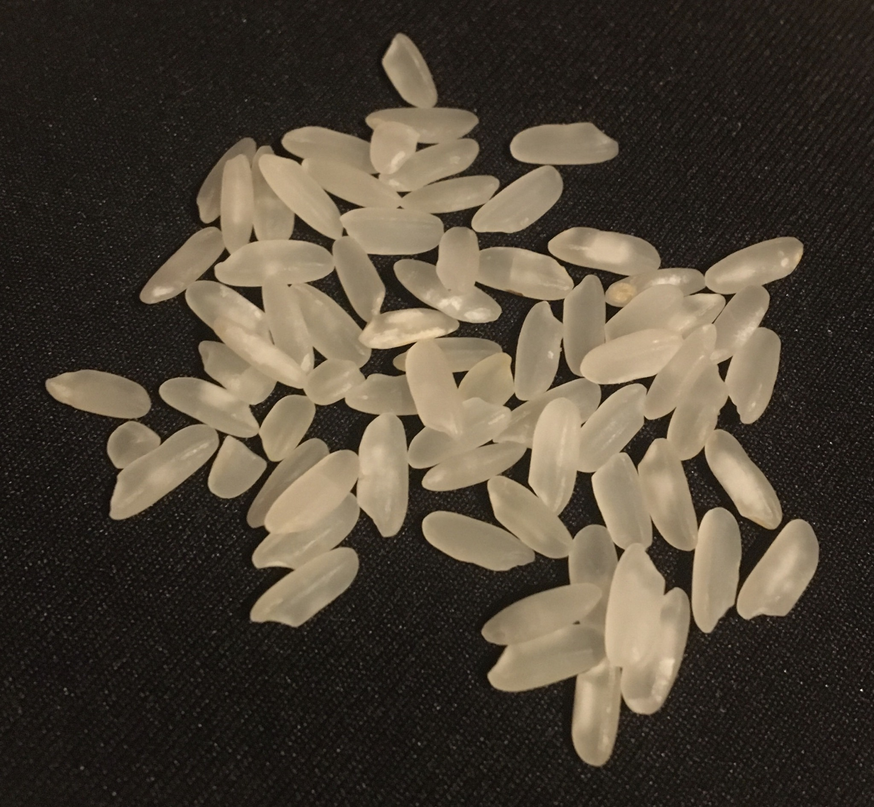
#> input picture Odev3/pirinc2.png, 874 x 807 px, shrunk from 2048 x 1891 before the run, found by its file name
$ python Odev3.py
#> lines starting #> are read from the running program, lines starting #| are printed output that depends on the picture; after the words box and inside, x2 and y2 are one past the last pixel; in counts of white or black regions, pixels touching at a corner belong together
import cv2
import numpy as np
#Alaattin Çağrı Bahar 02215076053

# Görüntüyü oku
image = cv2.imread('C:/Users/alaat/OneDrive/Belgeler/pirinc2.png')
#> image is the input picture: shape (807, 874, 3); mean B, G, R 55.3, 68.3, 77.7

# Gri seviyeye dönüştür
gray = cv2.cvtColor(image, cv2.COLOR_BGR2GRAY)
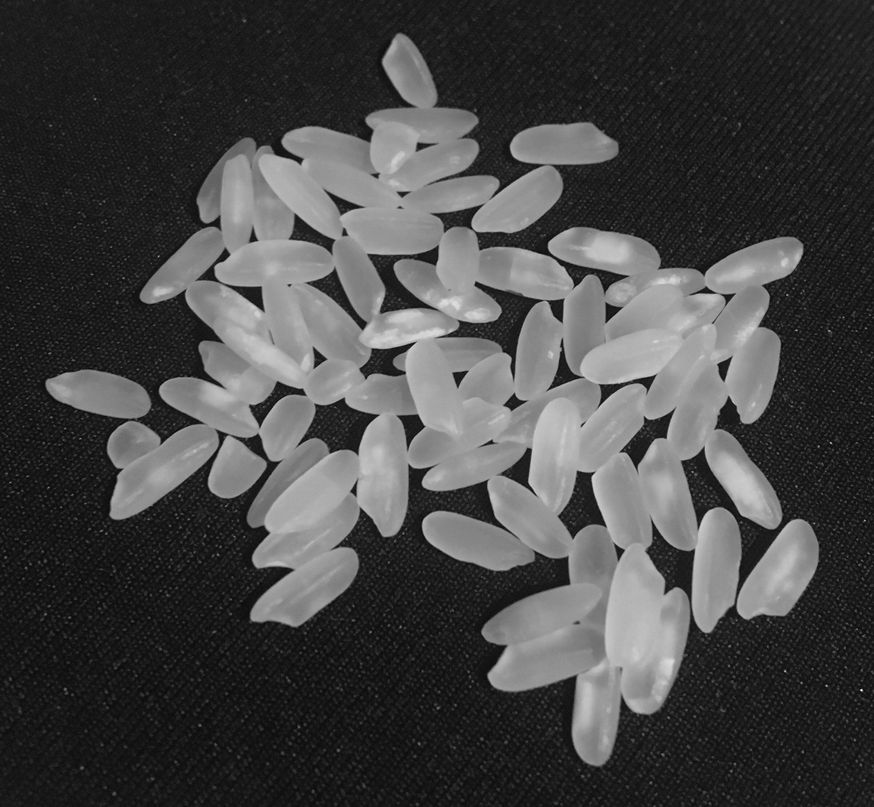
#> gray: shape (807, 874); min 4, max 249, mean 69.6

# Gürültüyü azaltmak için GaussianBlur uygula
blur = cv2.GaussianBlur(gray, (5, 5), 0)

# Pirinçleri belirlemek için eşikleme uygula
_, thresh = cv2.threshold(blur, 100, 255, cv2.THRESH_BINARY)
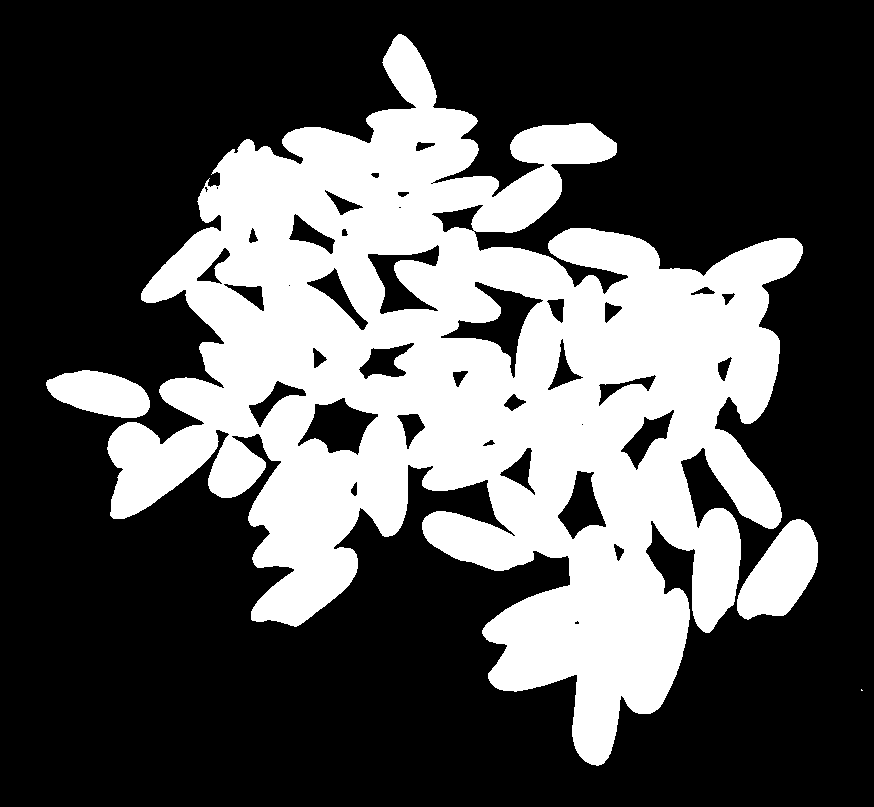
#> thresh: shape (807, 874); 33.3% white; 4 white regions (1 under 20 px), largest, box (x1, y1, x2, y2) and area: (107, 34, 803, 766) 226209, (737, 519, 818, 620) 4988, (46, 370, 150, 418) 3483

# istenmeyen alanları temizleme
kernel = np.ones((5, 5), np.uint8)
morph = cv2.morphologyEx(thresh, cv2.MORPH_CLOSE, kernel)
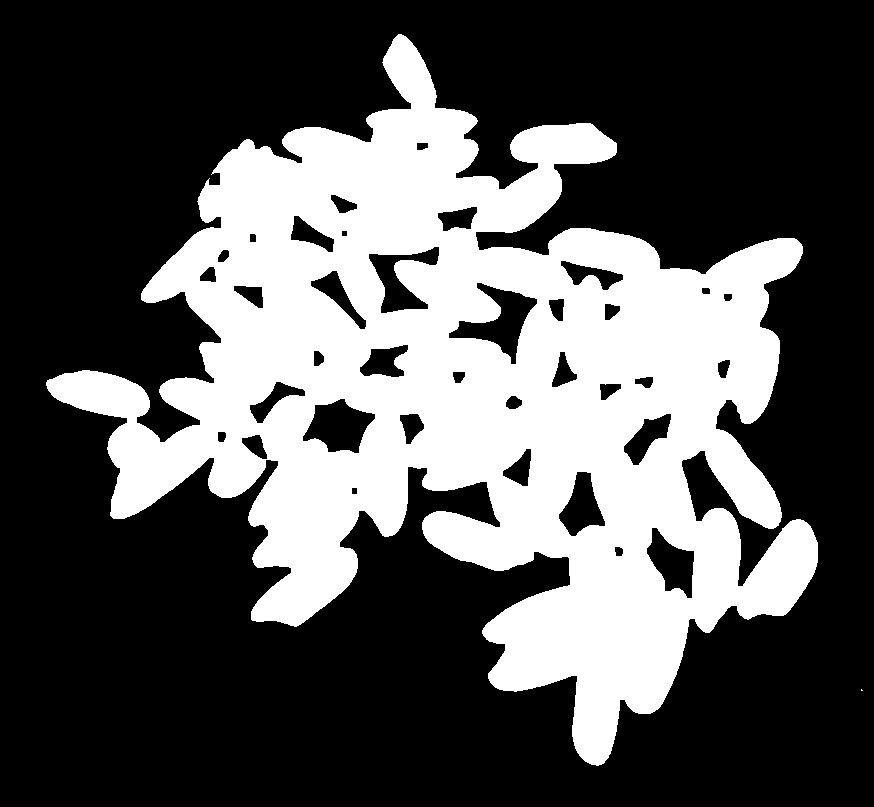
#> morph: shape (807, 874); 33.6% white; 2 white regions (1 under 20 px), largest, box (x1, y1, x2, y2) and area: (46, 34, 818, 766) 237055

# Etiketleme ve nesne sayısını bulma
num_labels, labels, stats, centroids = cv2.connectedComponentsWithStats(morph)
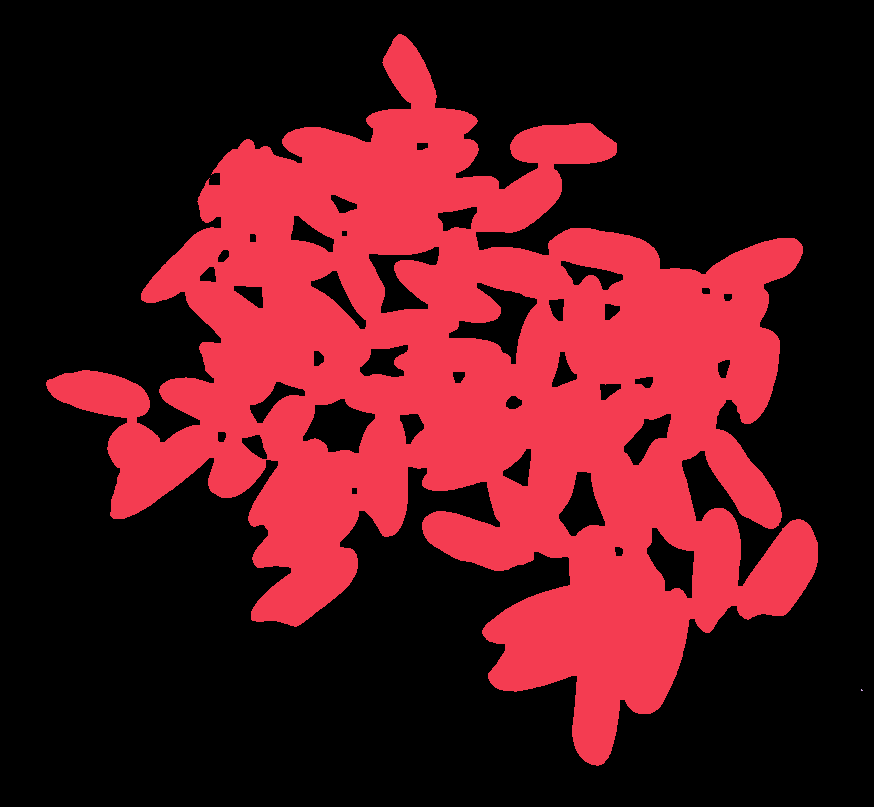
#> labels: shape (807, 874) int32; 3 distinct labels, from 0 to 2; one colour per label, 0 black
#> num_labels = 3; stats = [[0, 0, 874, 807, 468260], [46, 34, 772, 732, 237055], [861, 689, 2, 2, 3]]; centroids = [[419, 407.4], [471.1, 394.3], [861.3, 689.7]]

# 0. indeks, arka plan olduğu için çıkartılır
num_pirinc = num_labels - 1
#> num_pirinc = 2

# Sonuçları ekrana yazdır
print(f'Toplam {num_pirinc} pirinç tanesi bulundu.')
#| Toplam 2 pirinç tanesi bulundu.

# Görüntüleri kaydet
cv2.imwrite('C:/Users/alaat/OneDrive/Belgeler/thresh_image.jpg', thresh)
cv2.imwrite('C:/Users/alaat/OneDrive/Belgeler/morph_image.jpg', morph)
